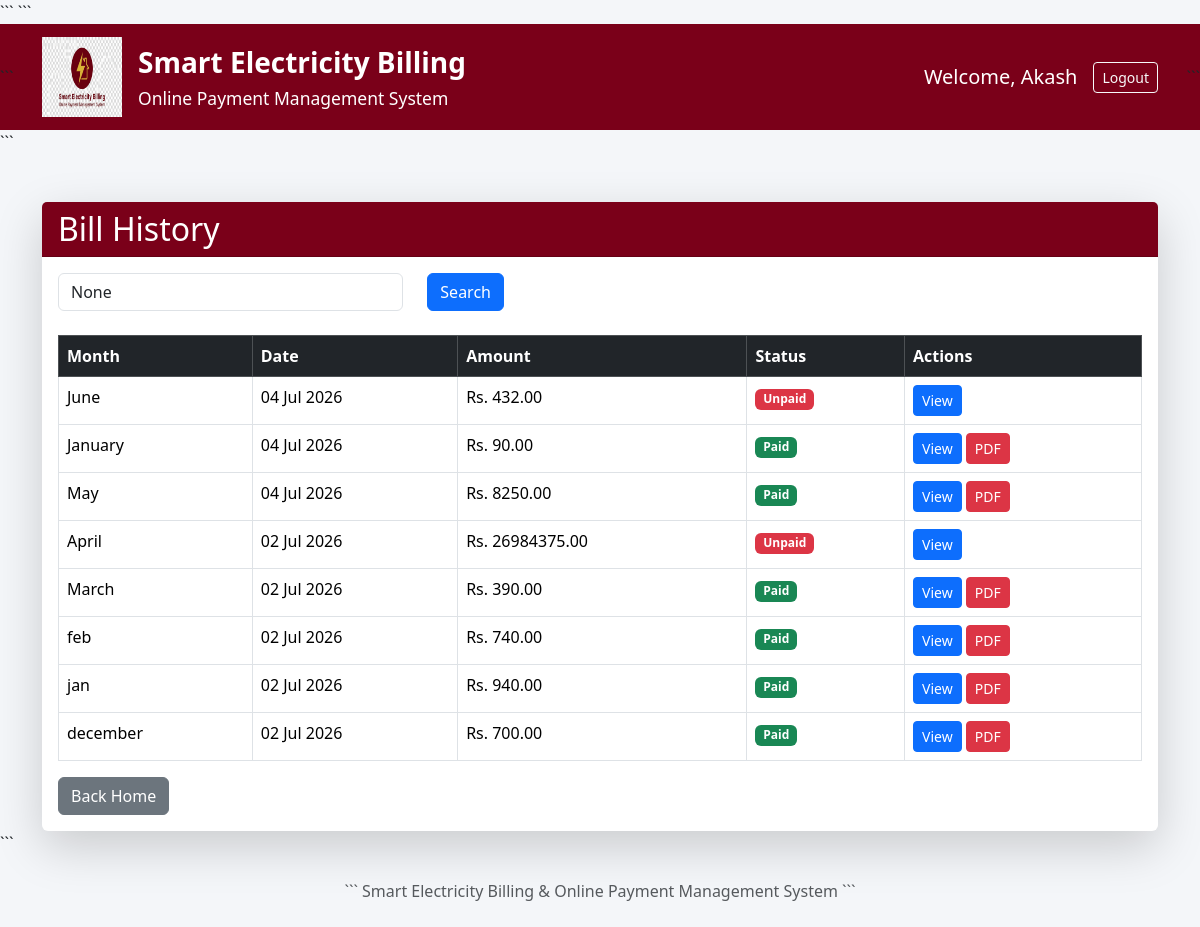
Before: /bill-history/ (signed in) with the older database file.
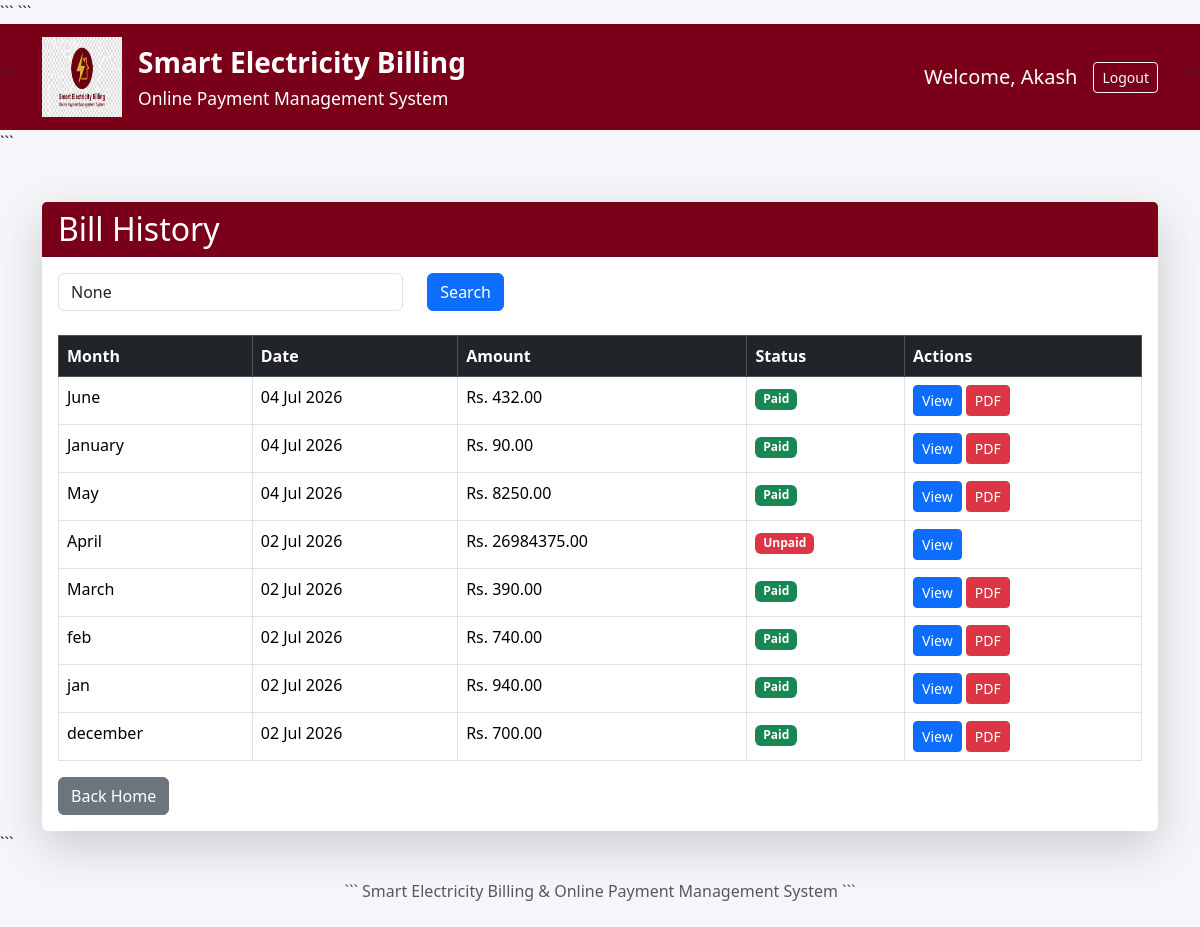
After: the same page with the newer database file.
### billing/models.py (models this page shows, shortened)
class Bill(models.Model):
    user = models.ForeignKey(User, on_delete=models.CASCADE)
    meter_reading = models.ForeignKey(MeterReading, on_delete=models.CASCADE)
    total_amount = models.DecimalField(max_digits=10, decimal_places=2)
    bill_status = models.CharField(max_length=20, default='Unpaid')
    created_at = models.DateTimeField(auto_now_add=True)

class MeterReading(models.Model):
    user = models.ForeignKey(User, on_delete=models.CASCADE)
    month = models.CharField(max_length=20)
    previous_reading = models.IntegerField()
    current_reading = models.IntegerField()
    units_used = models.IntegerField()
    meter_image = models.ImageField(upload_to='meter_images/', blank=True, null=True)
    reading_date = models.DateField(auto_now_add=True)

### billing/views.py (the view)
@login_required
def bill_history(request):
    search = request.GET.get('search')
    bills = Bill.objects.filter(
        user=request.user
    )
    if search:
        bills = bills.filter(
            meter_reading__month__icontains=search
        )
    bills = bills.order_by('-created_at')
    return render(
        request,
        'billing/bill_history.html',
        {
            'bills': bills,
            'search': search
        }
    )

### billing/templates/billing/bill_history.html (shortened to what this page needs)
{% extends "billing/base.html" %}
{% block content %}
<div class="container mt-5">
    <div class="card shadow-lg border-0">
        <div class="card-header text-white"
             style="background:#7A0019;">
            <h2 class="mb-0">
                Bill History
            </h2>
        </div>
        <div class="card-body">
            <form method="GET" class="mb-4">
                <div class="row">
                    <div class="col-md-4">
                        <input
                            type="text"
                            name="search"
                            class="form-control"
                            placeholder="Search Month"
                            value="{{ search }}"
                        >
                    </div>
                    <div class="col-md-2">
                        <button
                            type="submit"
                            class="btn btn-primary">
                            Search
                        </button>
                    </div>
                </div>
            </form>
            <table class="table table-bordered table-hover">
                <thead class="table-dark">
                    <tr>
                        <th>Month</th>
                        <th>Date</th>
                        <th>Amount</th>
                        <th>Status</th>
                        <th>Actions</th>
                    </tr>
                </thead>
                <tbody>
                {% for bill in bills %}
                    <tr>
                        <td>
                            {{ bill.meter_reading.month }}
                        </td>
                        <td>
                            {{ bill.created_at|date:"d M Y" }}
                        </td>
                        <td>
                            Rs. {{ bill.total_amount }}
                        </td>
                        <td>
                            {% if bill.bill_status == "Paid" %}
                                <span class="badge bg-success">
                                    Paid
                                </span>
                            {% else %}
                                <span class="badge bg-danger">
                                    Unpaid
                                </span>
                            {% endif %}
                        </td>
                      <td>
    <a href="{% url 'bill_detail' bill.id %}"
       class="btn btn-primary btn-sm">
        View
    </a>
    {% if bill.bill_status == "Paid" %}
    <a href="{% url 'download_bill' bill.id %}"
       class="btn btn-danger btn-sm">
        PDF
    </a>
    {% endif %}
</td>
                    </tr>
                {% empty %}
                    <tr>
                        <td colspan="5" class="text-center">
                            No bills found.
                        </td>
                    </tr>
                {% endfor %}
                </tbody>
            </table>
            <a href="{% url 'home' %}"
               class="btn btn-secondary">
                Back Home
            </a>
        </div>
    </div>
</div>
{% endblock %}

### billing/templates/billing/base.html (shortened to what this page needs)
{% load static %}
<!DOCTYPE html>
<html lang="en">
<head>
<link href="https://cdn.jsdelivr.net/npm/bootstrap@5.3.3/dist/css/bootstrap.min.css"
      rel="stylesheet">
<link rel="stylesheet"
      href="https://cdn.jsdelivr.net/npm/bootstrap-icons@1.11.3/font/bootstrap-icons.min.css">
```
</head>
<body style="background:#f4f6f9;">
<nav class="navbar navbar-expand-lg navbar-dark"
     style="background:#7A0019;">
<div class="container">
    <a class="navbar-brand d-flex align-items-center"
       href="/">
        <img src="{% static 'images/logo.png' %}"
             width="80"
             height="80"
             class="me-3">
        <div>
            <div class="fw-bold fs-3">
                Smart Electricity Billing
            </div>
            <small class="text-white">
                Online Payment Management System
            </small>
        </div>
    </a>
   {% if user.is_authenticated %}
<div class="d-flex align-items-center">
    <span class="text-white fs-5 me-3">
        Welcome, {{ user.username }}
    </span>
    <form method="post"
          action="{% url 'logout' %}">
        <button type="submit"
                class="btn btn-outline-light btn-sm">
            Logout
        </button>
    </form>
</div>
{% endif %}
</div>
```
</nav>
<div class="container-fluid p-0">
```
{% block content %}
{% endblock %}
```
</div>
<footer class="text-center text-muted py-4">
```
Smart Electricity Billing & Online Payment Management System
```
</footer>
</body>
</html>

Changed rows visible on the page:
changed Bill "June": bill_status "Unpaid" → "Paid PDF"
